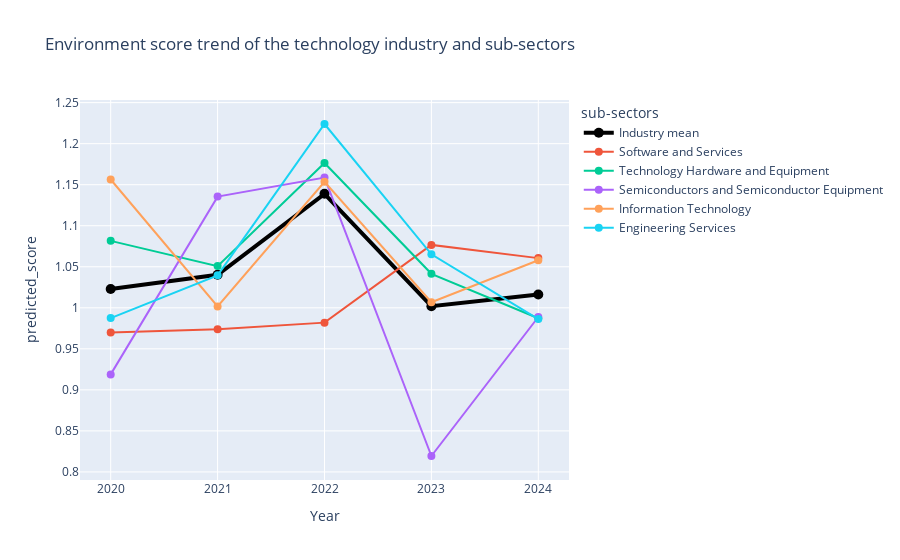

Notebook code cell kept with this figure:
### Code cell
fig_esg_trend = ESG_trend_plot(esg_industry_plot_data)
fig_esg_trend.show()

### Figure 1 — Plotly figure (JSON) as saved in the notebook; plotly's stock layout.template omitted (floating-point values rounded to 4 significant figures)
{"data": [{"hovertemplate": "Year: %{x} <br> ESG Score: %{y} <extra></extra>", "legendgroup": "Industry mean", "line": {"color": "black", "dash": "solid", "width": 4}, "marker": {"color": "black", "size": 10, "symbol": "circle"}, "mode": "lines+markers", "name": "Industry mean", "orientation": "v", "showlegend": true, "type": "scatter", "x": [2020, 2021, 2022, 2023, 2024], "xaxis": "x", "y": [1.023, 1.04, 1.139, 1.002, 1.016], "yaxis": "y"}, {"hovertemplate": "Year: %{x} <br> ESG Score: %{y} <extra></extra>", "legendgroup": "Software and Services", "line": {"color": "#EF553B", "dash": "solid"}, "marker": {"size": 8, "symbol": "circle"}, "mode": "lines+markers", "name": "Software and Services", "orientation": "v", "showlegend": true, "type": "scatter", "x": [2020, 2021, 2022, 2023, 2024], "xaxis": "x", "y": [0.9698, 0.9739, 0.9819, 1.077, 1.061], "yaxis": "y"}, {"hovertemplate": "Year: %{x} <br> ESG Score: %{y} <extra></extra>", "legendgroup": "Technology Hardware and Equipment", "line": {"color": "#00cc96", "dash": "solid"}, "marker": {"size": 8, "symbol": "circle"}, "mode": "lines+markers", "name": "Technology Hardware and Equipment", "orientation": "v", "showlegend": true, "type": "scatter", "x": [2020, 2021, 2022, 2023, 2024], "xaxis": "x", "y": [1.082, 1.051, 1.176, 1.041, 0.9873], "yaxis": "y"}, {"hovertemplate": "Year: %{x} <br> ESG Score: %{y} <extra></extra>", "legendgroup": "Semiconductors and Semiconductor Equipment", "line": {"color": "#ab63fa", "dash": "solid"}, "marker": {"size": 8, "symbol": "circle"}, "mode": "lines+markers", "name": "Semiconductors and Semiconductor Equipment", "orientation": "v", "showlegend": true, "type": "scatter", "x": [2020, 2021, 2022, 2023, 2024], "xaxis": "x", "y": [0.9188, 1.135, 1.159, 0.8194, 0.9888], "yaxis": "y"}, {"hovertemplate": "Year: %{x} <br> ESG Score: %{y} <extra></extra>", "legendgroup": "Information Technology", "line": {"color": "#FFA15A", "dash": "solid"}, "marker": {"size": 8, "symbol": "circle"}, "mode": "lines+markers", "name": "Information Technology", "orientation": "v", "showlegend": true, "type": "scatter", "x": [2020, 2021, 2022, 2023, 2024], "xaxis": "x", "y": [1.156, 1.002, 1.153, 1.007, 1.058], "yaxis": "y"}, {"hovertemplate": "Year: %{x} <br> ESG Score: %{y} <extra></extra>", "legendgroup": "Engineering Services", "line": {"color": "#19d3f3", "dash": "solid"}, "marker": {"size": 8, "symbol": "circle"}, "mode": "lines+markers", "name": "Engineering Services", "orientation": "v", "showlegend": true, "type": "scatter", "x": [2020, 2021, 2022, 2023, 2024], "xaxis": "x", "y": [0.9875, 1.04, 1.224, 1.065, 0.9862], "yaxis": "y"}], "layout": {"legend": {"title": {"text": "sub-sectors"}, "tracegroupgap": 0}, "title": {"text": "Environment score trend of the technology industry and sub-sectors"}, "xaxis": {"anchor": "y", "domain": [0, 1], "dtick": 1, "title": {"text": "Year"}}, "yaxis": {"anchor": "x", "domain": [0, 1], "title": {"text": "predicted_score"}}}}
